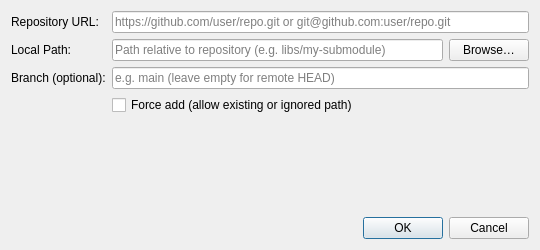
<?xml version="1.0" encoding="UTF-8"?>
<ui version="4.0">
 <class>QGitAddSubmoduleDialog</class>
 <widget class="QDialog" name="QGitAddSubmoduleDialog">
  <property name="geometry">
   <rect>
    <x>0</x>
    <y>0</y>
    <width>540</width>
    <height>250</height>
   </rect>
  </property>
  <property name="windowTitle">
   <string>Add Submodule</string>
  </property>
  <layout class="QVBoxLayout" name="verticalLayout">
   <item>
    <layout class="QFormLayout" name="formLayout">
     <item row="0" column="0">
      <widget class="QLabel" name="label_url">
       <property name="text">
        <string>Repository URL:</string>
       </property>
      </widget>
     </item>
     <item row="0" column="1">
      <widget class="QLineEdit" name="lineEdit_url">
       <property name="placeholderText">
        <string>https://github.com/user/repo.git or git@github.com:user/repo.git</string>
       </property>
      </widget>
     </item>
     <item row="1" column="0">
      <widget class="QLabel" name="label_path">
       <property name="text">
        <string>Local Path:</string>
       </property>
      </widget>
     </item>
     <item row="1" column="1">
      <layout class="QHBoxLayout" name="horizontalLayout_path">
       <item>
        <widget class="QLineEdit" name="lineEdit_path">
         <property name="placeholderText">
          <string>Path relative to repository (e.g. libs/my-submodule)</string>
         </property>
        </widget>
       </item>
       <item>
        <widget class="QPushButton" name="pushButton_browse">
         <property name="text">
          <string>Browse…</string>
         </property>
        </widget>
       </item>
      </layout>
     </item>
     <item row="2" column="0">
      <widget class="QLabel" name="label_branch">
       <property name="text">
        <string>Branch (optional):</string>
       </property>
      </widget>
     </item>
     <item row="2" column="1">
      <widget class="QLineEdit" name="lineEdit_branch">
       <property name="placeholderText">
        <string>e.g. main (leave empty for remote HEAD)</string>
       </property>
      </widget>
     </item>
     <item row="3" column="1">
      <widget class="QCheckBox" name="checkBox_force">
       <property name="text">
        <string>Force add (allow existing or ignored path)</string>
       </property>
      </widget>
     </item>
    </layout>
   </item>
   <item>
    <spacer name="verticalSpacer">
     <property name="orientation">
      <enum>Qt::Orientation::Vertical</enum>
     </property>
     <property name="sizeHint" stdset="0">
      <size>
       <width>20</width>
       <height>10</height>
      </size>
     </property>
    </spacer>
   </item>
   <item>
    <widget class="QDialogButtonBox" name="buttonBox">
     <property name="orientation">
      <enum>Qt::Orientation::Horizontal</enum>
     </property>
     <property name="standardButtons">
      <set>QDialogButtonBox::StandardButton::Cancel|QDialogButtonBox::StandardButton::Ok</set>
     </property>
    </widget>
   </item>
  </layout>
 </widget>
 <resources/>
 <connections>
  <connection>
   <sender>buttonBox</sender>
   <signal>accepted()</signal>
   <receiver>QGitAddSubmoduleDialog</receiver>
   <slot>accept()</slot>
   <hints>
    <hint type="sourcelabel">
     <x>248</x>
     <y>254</y>
    </hint>
    <hint type="destinationlabel">
     <x>157</x>
     <y>274</y>
    </hint>
   </hints>
  </connection>
  <connection>
   <sender>buttonBox</sender>
   <signal>rejected()</signal>
   <receiver>QGitAddSubmoduleDialog</receiver>
   <slot>reject()</slot>
   <hints>
    <hint type="sourcelabel">
     <x>316</x>
     <y>260</y>
    </hint>
    <hint type="destinationlabel">
     <x>286</x>
     <y>274</y>
    </hint>
   </hints>
  </connection>
 </connections>
</ui>
